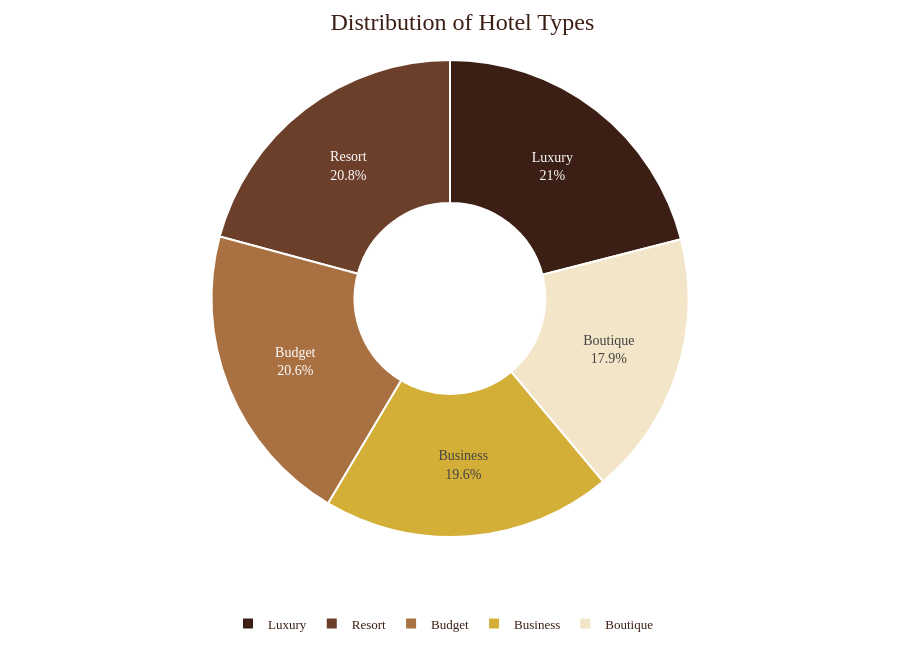

Here is the notebook cell this chart was saved with:
### Markdown cell above
<div style="
background:#3B1F14;
padding:20px;
border-radius:18px;
border:3px solid #D4AF37;
text-align:center;
">

<h1 style="
color:#F8E7C5;
margin:0;
font-size:30px;
">

🍩 Hotel Type Distribution

</h1>

</div>

### Code cell
import plotly.express as px

hotel_type = (
    df["Hotel_Type"]
    .value_counts()
    .reset_index()
)

hotel_type.columns = ["Hotel Type", "Count"]

colors = [
    "#3B1F14",   # Dark Brown
    "#6B3F2A",   # Brown
    "#A97142",   # Light Brown
    "#D4AF37",   # Gold
    "#F3E5C8"    # Beige
]

fig = px.pie(
    hotel_type,
    names="Hotel Type",
    values="Count",
    hole=0.40,
    color="Hotel Type",
    color_discrete_sequence=colors
)

fig.update_traces(

    textposition="inside",

    textinfo="percent+label",

    textfont_size=14,

    marker=dict(
        line=dict(
            color="white",
            width=2
        )
    ),

    hovertemplate=
    "<b>%{label}</b><br>" +
    "Hotels : %{value}<br>" +
    "Percentage : %{percent}<extra></extra>"
)

fig.update_layout(

    title=dict(
        text="🍩 Distribution of Hotel Types",
        x=0.5,
        font=dict(size=24)
    ),

    height=650,
    width=900,

    paper_bgcolor="white",
    plot_bgcolor="white",

    legend=dict(
        orientation="h",
        y=-0.15,
        x=0.2,
        font=dict(size=13)
    ),

    font=dict(
        family="Georgia",
        size=14,
        color="#3B1F14"
    )
)

fig.show()

### Figure 1 — Plotly figure (JSON) as saved in the notebook; plotly's stock layout.template omitted (floating-point values rounded to 4 significant figures)
{"data": [{"customdata": [["Luxury"], ["Resort"], ["Budget"], ["Business"], ["Boutique"]], "domain": {"x": [0, 1], "y": [0, 1]}, "hole": 0.4, "hovertemplate": "<b>%{label}</b><br>Hotels : %{value}<br>Percentage : %{percent}<extra></extra>", "labels": ["Luxury", "Resort", "Budget", "Business", "Boutique"], "legendgroup": "", "marker": {"colors": ["#3B1F14", "#6B3F2A", "#A97142", "#D4AF37", "#F3E5C8"], "line": {"color": "white", "width": 2}}, "name": "", "showlegend": true, "textfont": {"size": 14}, "textinfo": "percent+label", "textposition": "inside", "type": "pie", "values": [231, 229, 227, 216, 197]}], "layout": {"font": {"color": "#3B1F14", "family": "Georgia", "size": 14}, "height": 650, "legend": {"font": {"size": 13}, "orientation": "h", "tracegroupgap": 0, "x": 0.2, "y": -0.15}, "margin": {"t": 60}, "paper_bgcolor": "white", "piecolorway": ["#3B1F14", "#6B3F2A", "#A97142", "#D4AF37", "#F3E5C8"], "plot_bgcolor": "white", "title": {"font": {"size": 24}, "text": "🍩 Distribution of Hotel Types", "x": 0.5}, "width": 900}}
